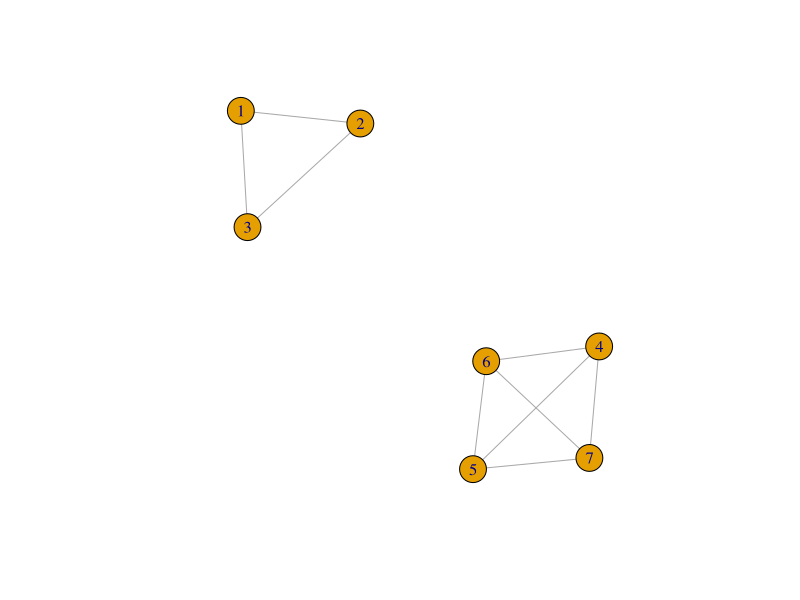

Here is the R script that generated this plot:
## ---- chunk 1
library(igraph)
x = matrix(0, 7, 7)
x[0:3,0:3] = 1
x[4:7,4:7] = 1
diag(x) = 0

plot(graph.adjacency(x, mode='undirected'))
